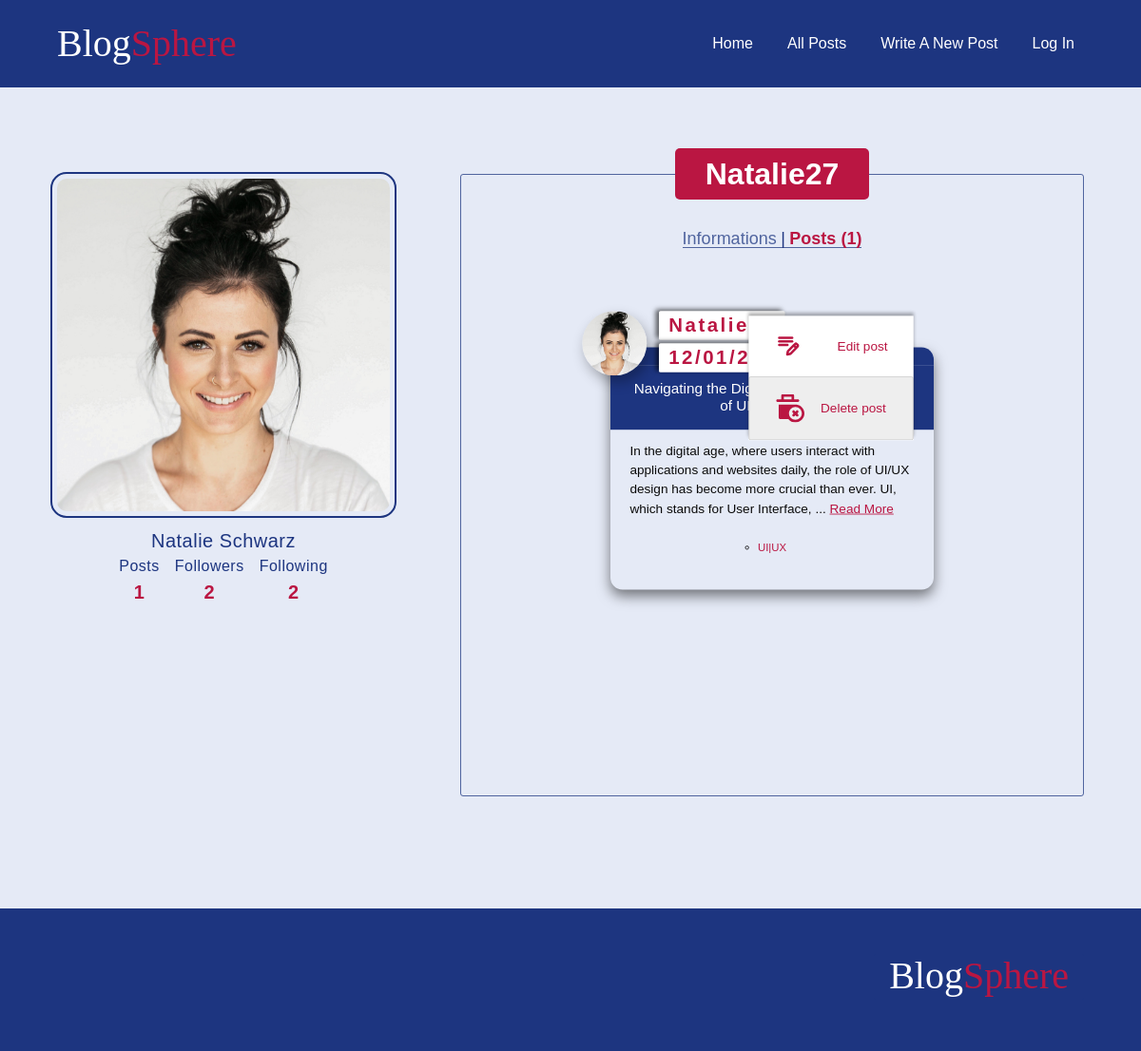
Page /account/user/Natalie27/posts on the earlier database version.
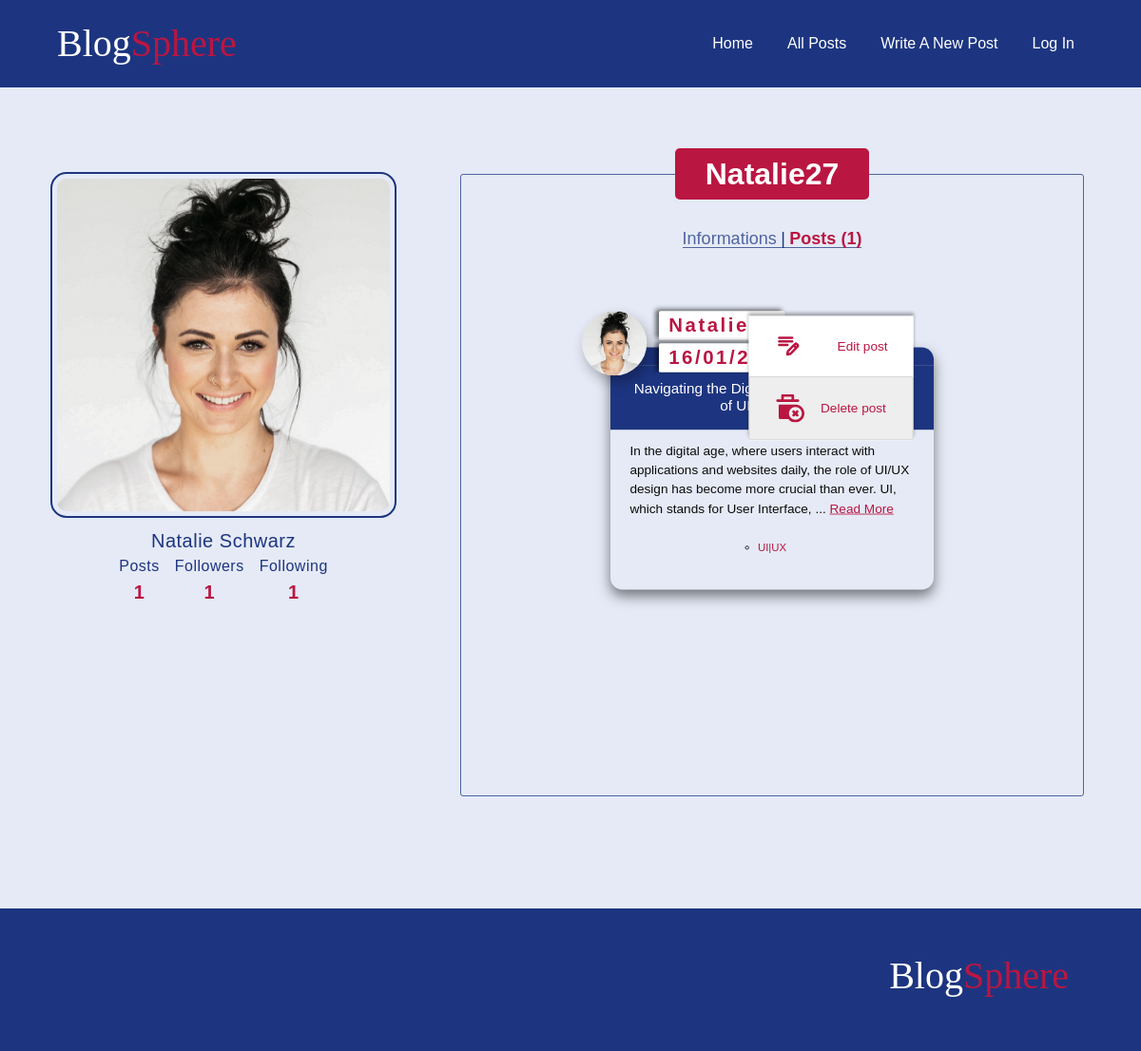
Same page on the later database version.
### accounts/models.py (models this page shows, shortened)
class Profile(models.Model):
    MALE = 'M'
    FEMALE = 'F'
    OTHER = 'O'
    GENDER_CHOICES = [
        (MALE, 'Male'),
        (FEMALE, 'Female'),
        (OTHER, 'Other'),
    ]
    user = models.OneToOneField(User, on_delete=models.CASCADE)
    bio = models.TextField(blank=True,null=True,  max_length = 400)
    profile_pic = models.ImageField( blank=True, null=True)
    gender = models.CharField(null=True,  max_length=1,choices=GENDER_CHOICES, default= MALE)
    birthday = models.DateField(null=True, blank = True, default=default_date)
    job = models.CharField(blank=True, null=True,  max_length = 400)
    first_name = models.CharField(null=True, blank=True, max_length=100)
    last_name = models.CharField(null=True, blank=True, max_length=100)
    email = models.EmailField(null=True, blank=True,  max_length=254)
    full_name = models.CharField(null=True, max_length = 200, blank= True)
    country = models.CharField(null=True, blank=True, max_length=100)
    city = models.CharField(null=True, blank=True, max_length=100)
    following = models.ManyToManyField('self',symmetrical=False, blank=True)
    followers = models.ManyToManyField("self", related_name="followed_by", symmetrical=False, blank=True)
    comments = models.ManyToManyField(Comment,related_name='user_comments')
    def __str__(self):
        return f"{self.user.username}"

### blog/models.py (models this page shows, shortened)
class Post(models.Model):
    title = models.CharField(max_length=100)
    author = models.ForeignKey(User,  on_delete=models.CASCADE)
    body = models.TextField()
    created_at = models.DateField(auto_now=True)
    tags = models.ManyToManyField(Tag)
    slug = models.SlugField(unique=True, editable= False, blank= True, db_index=True, default='')
    comments = models.ManyToManyField('Comment')
    class Meta:
        ordering = ['-created_at']

### accounts/views.py (the view)
# urls.py: path('user/<str:username>/<str:tab>', views.viewProfile, name='user-profile'),
def viewProfile(request, username, tab):
    user_profile = Profile.objects.get(user__username=username)
    is_users_profile = user_profile.user == request.user
    user_posts = Post.objects.filter(author__username = username )
    context = {
        "user_profile": user_profile,
        "tab": tab,
        "is_users_profile": is_users_profile,
        "user_posts": user_posts
    }
    return render(request, "account/user-profile.html", context)

### blog/context_processors.py (called while the page is built)
def render_Nav_processor(request):
  if request.user.is_authenticated:
    navigation_links = Navigation.objects.exclude(destination = 'login')
  else:
    navigation_links = Navigation.objects.exclude(destination = 'logout').exclude(destination = 'editProfile')
  return  {
        'nav_links': navigation_links
    }

### blog/models.py (called while the page is built)
    def __str__(self):
        return f'{self.name}'

### accounts/templates/account/user-profile.html
{% if is_users_profile %}
    {% include "./myProfile.html" %}
{% else %}
        {% include "./otherUsersProfile.html" %}
{% endif %}

### accounts/templates/account/otherUsersProfile.html (shortened to what this page needs)
{% extends "layout.html" %}
{% load static %}
{% block style %}
<link rel="stylesheet" href="{% static 'article.css'%}">
<link rel="stylesheet" href="{% static 'otherUserProfile.css'%}">
{% endblock style %}
{% block content %}
<section >
    <fieldset class="user-profile" disabled>
<div class="user-image-container">
{% if user_profile.profile_pic  %}
<img class="user-image" src="{{user_profile.profile_pic.url}}" alt="User's profile picture">
{% else %}
<img class="no-picture" src="{% static 'images/no-profile-picture.svg' %}" alt="">
{% endif %}
{% if user_profile.first_name and user_profile.last_name %}
<span class="user-fullname">
   {{user_profile.first_name}} {{user_profile.last_name}}
   {% else %}
        {{user_profile}}
      </span>
      {% endif %}
<div>
    <div role="table" class="table">
      <div role="col" class="col">
          <div role="columnheader" class="th">Posts</div>
          <div  role="cell" class="td">{{ user_profile.user.post_set.all.count }}</div>
      </div>
      <div role="col" class="col">
          <div role="columnheader" class="th">Followers</div>
          <div  role="cell" class="td">{{ user_profile.followers.count }}</div>
      </div>
      <div role="col" class="col">
          <div role="columnheader" class="th">Following</div>
          <div  role="cell" class="td">{{user_profile.following.count}}</div>
      </div>
    </div>
  </div>
</div>
<form action="">
<fieldset class="border-fieldset">
  <div class=" links">
    <a class="links-user {% if tab == 'informations' %} link-active {% endif %}"  href="{% url 'user-profile' username=user_profile tab='informations' %}">Informations</a>
    <span class="slash">|</span>
    <a class="links-user {% if tab == 'posts' %} link-active {% endif %}" href="{% url 'user-profile' username=user_profile tab='posts' %}">
      Posts <span class="post-count {% if tab == 'posts' %} post-count--active {% endif %}">({{ user_posts.count }})</span>
  </a>
  </div>
 <legend>{{user_profile.user.username}}</legend>
<section class="user-information">
  {% if tab == "posts" %}
  {% include "./user_posts.html" %}
{% elif tab == "informations" %}
  {% include "./user_informations.html" %}
{% endif %}
</section>
{% endblock content %}

### templates/components/article.html (shortened to what this page needs)
{% load static %}
<li class="post ">
    <header class="author">
            <div class="options ">
            <div class="links-actions  ">
            <a class="action-button" href="{% url 'edit' id=post.id %}">Edit  post
                <img class='edit' src="{% static 'images/test.svg' %}" alt="">
            </a>
        <button  class="action-button openDeletePostDialogBtns"> Delete post {{post_id}}
           <img class='delete' src="{% static 'images/delete.svg' %}" alt="">
        </button>
    </div>
   </div>
        {% if post.author != request.user %}
         <a href="{% url 'user-profile' username=post.author tab='informations' %}">
            {% else %}
            <a href="{% url 'editProfile' %}?tab=informations">
       {% endif %}
       {% if post.author.profile.profile_pic %}
       <img class="profile-picture" src="{{ post.author.profile.profile_pic.url }}" alt="Profile Picture">
{% else %}
            <img class="no-picture" src="{% static 'images/no-profile-picture.svg' %}" alt="">
            {% endif%}
        </a>
            <div class="author-post__details">
                {% if post.author != request.user  %}
                <a href="{% url 'user-profile' username=post.author tab='informations' %}">
                    <span class="author-post__details-name">{{post.author.username}}</span> </a>{% endif %}
                    <span class="author-post__details-date">{{post.created_at|date:"d/m/y"}}</span></div>
                </header>
                <a href="{% url 'post' post.slug %}">
        <div class="title-container">
            <h3 class="post-title">{{ post.title }}</h3>
        </div>
        <div class="content">
            <p class="post-content">
                {{ post.body|slice:":175" }}
                {% if post.body|length > 175 %}
                ... <a class="read_more" href="{% url 'post' post.slug %}">Read More</a>
                {% endif %}
            </p>
        </a>
            <div class="row">
                <ul class="tags">
                    {% for tag in post.tags.all %}
                        <li><a href="{% url 'posts'%}?tag={{tag}}" class="tag"> {{tag}}</a></li>
                    {% endfor %}
                </ul>
            </div>
    </li>

Differences in the rows shown:
computed for Profile "Natalie": followers.count "2" → "1"; following.count "2" → "1"
changed Post "Navigating the": created_at "12/01/24" → "16/01/24"
